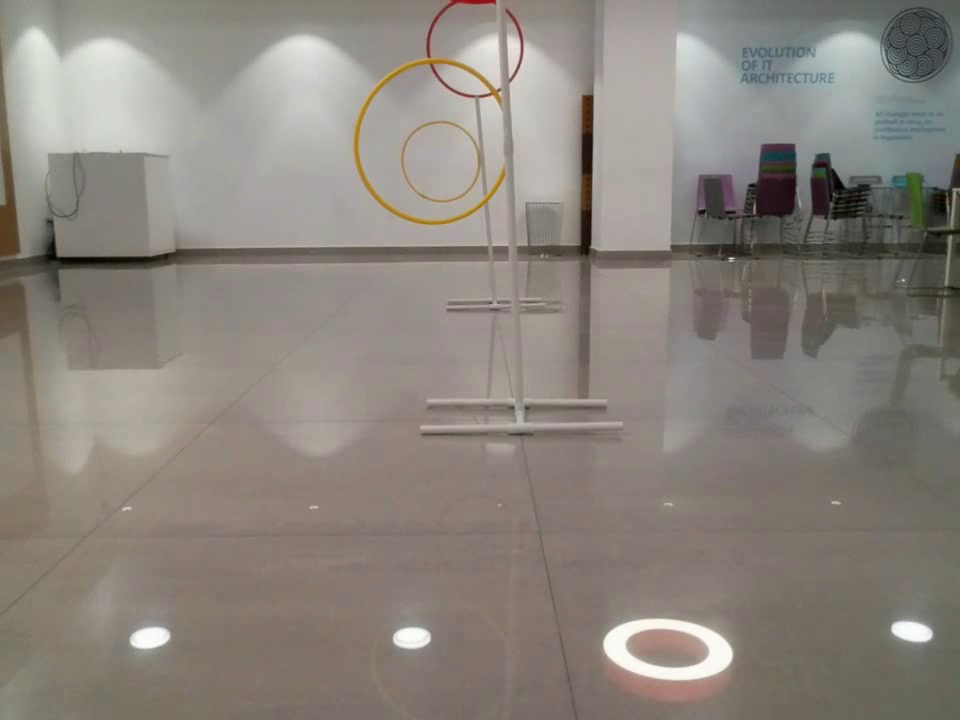
#> input picture frame 26 of data/videos/test_run_20230925_185437.mp4, 960 x 720 px, given in place of scan_wihout_bg_1.mov, which was not available
$ python detector_edge_contour.py
#> lines starting #> are read from the running program, lines starting #| are printed output that depends on the picture; after the words box and inside, x2 and y2 are one past the last pixel; in counts of white or black regions, pixels touching at a corner belong together; long printed decimals are rounded; pictures that were not available may be replaced by others from this repository, and a replacement may not be noted
import cv2
import cv2
import numpy as np
import math

cap = cv2.VideoCapture('./data/videos/drone_scan_360.mov')
cap = cv2.VideoCapture('./data/videos/scan_wihout_bg_1.mov')
#cap = cv2.VideoCapture('./data/videos/scan_2_rinr_angular_1.mov')


fx = 1987.7588924985816
k1 = 0.3683688689823332
k2 = -0.1940751373413739

diameter_red_cms = 56
diameter_yellow_cms = 48

diameter_red_pixel = diameter_red_cms * k1

area_red_cms = math.pi * (diameter_red_cms / 2)**2
area_red_pixel = area_red_cms * k1**2


def reduce_fov(frame, fov_scale=0.5):

    h, w, _ = frame.shape

    new_w = int(w * fov_scale)
    new_h = int(h * fov_scale)

    left = (w - new_w) // 2
    right = left + new_w
    top = (h - new_h) // 2
    bottom = top + new_h

    return frame[top:bottom, left:right]


while cap.isOpened():
    ret, frame = cap.read()
#> frame is the input picture: shape (720, 960, 3); mean B, G, R 125.3, 132.5, 138.7
    if not ret:
        break


    bilateral_filtered_image = cv2.bilateralFilter(frame, 5, 175, 175)
    edge_detected_image = cv2.Canny(bilateral_filtered_image, 75, 200)
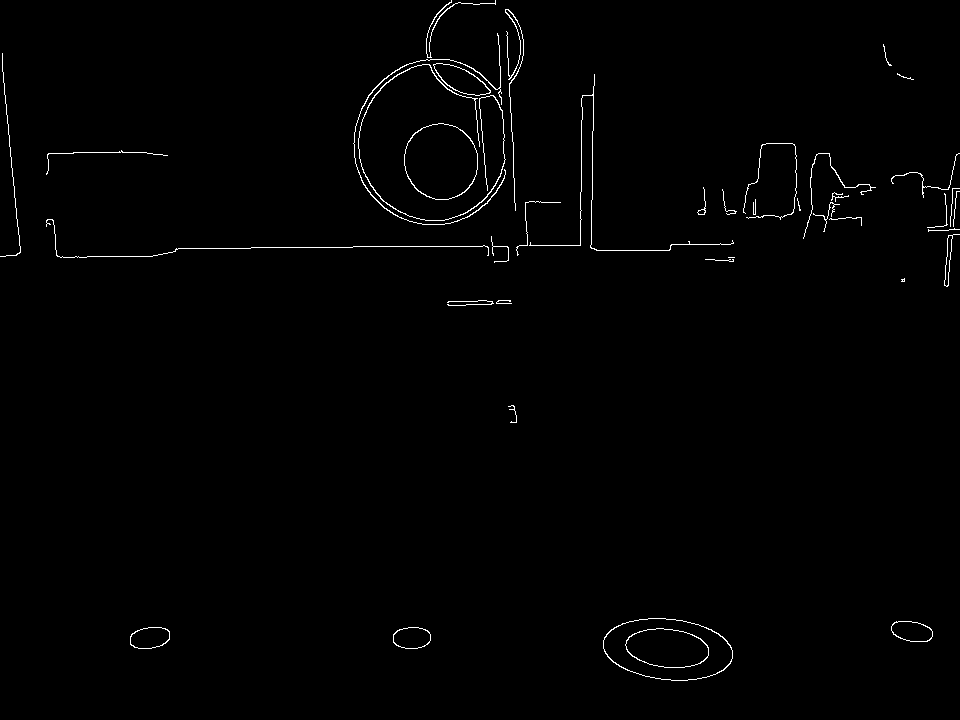
#> edge_detected_image: shape (720, 960); 0.9% white in thin lines or dots

    contours, _ = cv2.findContours(edge_detected_image, cv2.RETR_EXTERNAL, cv2.CHAIN_APPROX_SIMPLE)
#> contours = 39 contours, 26 with area under 20; largest, box (x1, y1, x2, y2) and area: (603, 618, 733, 681) 6213, (404, 123, 478, 200) 4400, (433, 63, 491, 96) 987, (130, 627, 170, 649) 674, (891, 621, 933, 642) 655

    for contour in contours:
        area = cv2.contourArea(contour)
        if area > 400:
            if area_red_pixel < area:
                (x, y), radius = cv2.minEnclosingCircle(contour)
                D_image = 2 * radius
                Z_red = (fx * diameter_red_cms) / D_image
                # Calculate circularity
                perimeter = cv2.arcLength(contour, True)
                if perimeter == 0:
                    circularity = 0
                else:
                    circularity = 4 * math.pi * area / (perimeter**2)
                    if circularity > 0.4:
                        print(f"Distance: {Z_red} Circularity: {circularity}")
                        cv2.drawContours(frame, [contour],  -1, (255, 0, 0), 2)
                        center_color = (0, 0, 0)
                        center_radius = 3
                        cv2.circle(frame, (int(x), int(y)), center_radius, center_color, -1)
#> this loop made 39 passes
#> (area, x, y, radius, D_image, Z_red, perimeter, circularity) on passes 1, 2, 3, 4, 30, 34: (646, 411.5, 638, 18.93, 37.86, 2940.5, 100.8, 0.799), (674.5, 149.5, 637.5, 20.55, 41.11, 2707.7, 105.4, 0.764), (655, 911.5, 631, 21.1, 42.2, 2637.7, 107.6, 0.711), (6213, 667.5, 649, 65.12, 130.2, 854.6, 326.9, 0.73), (4400, 440, 161.6, 38.74, 77.48, 1436.8, 248.8, 0.893), (987, 461.5, 78, 31.75, 63.51, 1752.8, 146.4, 0.579)
#> area on passes 12, 25, 27, 33, 37, 38: 185, 33, 26, 139, 134.5, 38.5
#| Distance: 2940.535 Circularity: 0.7994
#| Distance: 2707.736 Circularity: 0.7636
#| Distance: 2637.653 Circularity: 0.711
#| Distance: 854.622 Circularity: 0.7304
#| Distance: 1436.767 Circularity: 0.8933
#| Distance: 1752.816 Circularity: 0.5789
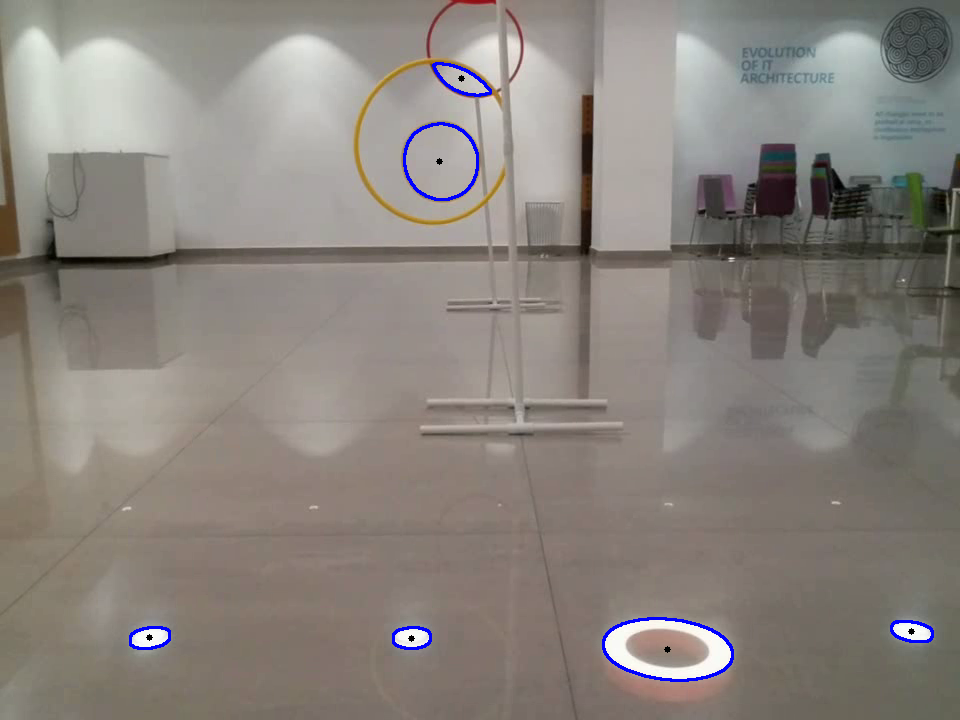
#> frame: shape (720, 960, 3); 0.51% of pixels changed, all inside (x1, y1, x2, y2) = (129, 62, 934, 682)


    cv2.imshow("Hoops", frame)

    if cv2.waitKey(1) & 0xFF == ord('q'):
#> (key q is pressed here)
        break


cap.release()
cv2.destroyAllWindows()

$ run again, starting later in the video
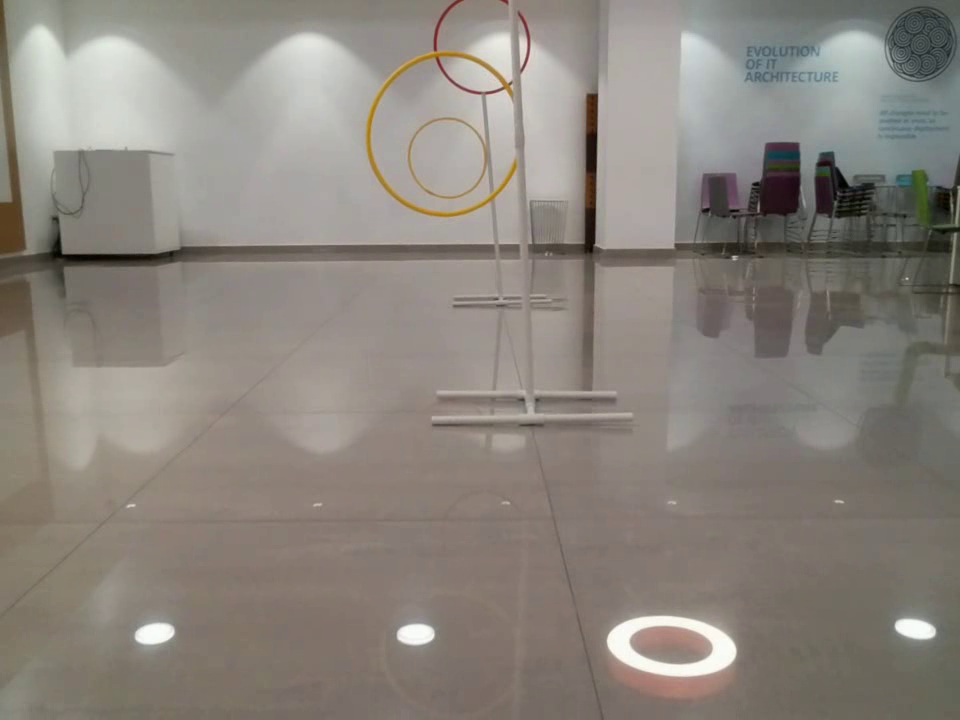
#> input picture frame 118 of data/videos/test_run_20230925_185437.mp4, 960 x 720 px, given in place of scan_wihout_bg_1.mov, which was not available
#> frame is the input picture: shape (720, 960, 3); mean B, G, R 125.2, 132.4, 138.7
#> `edge_detected_image = cv2.Canny(bilateral_filtered_image, 75, 200)`:
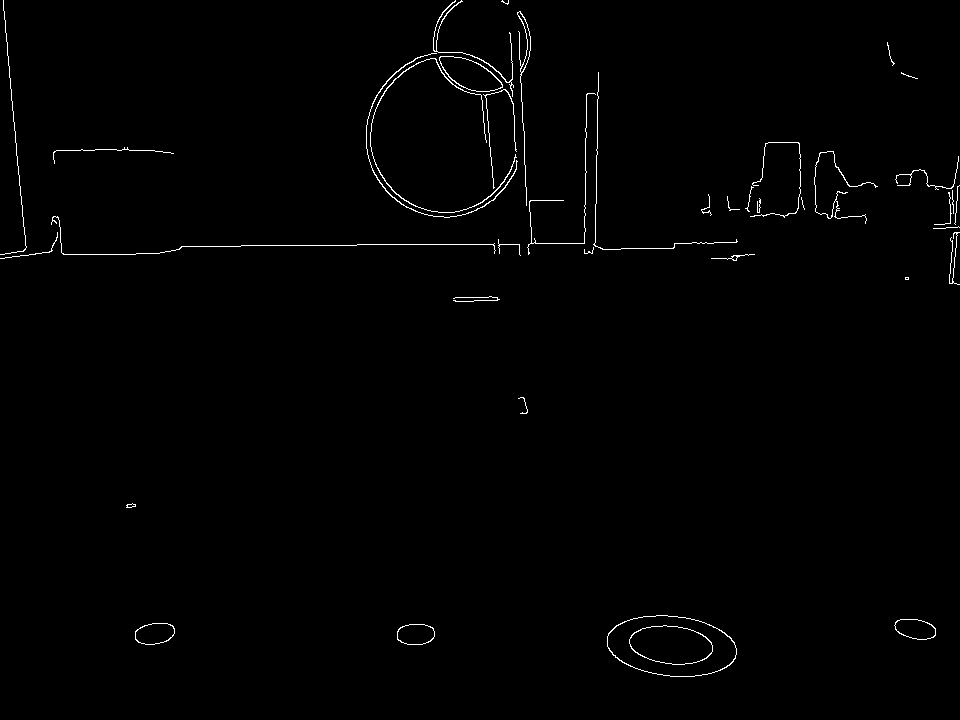
#> edge_detected_image: shape (720, 960); 0.85% white in thin lines or dots
#> contours = 39 contours, 27 with area under 20; largest, box (x1, y1, x2, y2) and area: (607, 615, 737, 677) 6118, (439, 56, 503, 92) 1354, (135, 623, 175, 645) 662, (894, 619, 936, 640) 634, (397, 624, 435, 645) 630
#> the loop `for contour in contours:` made 39 passes
#> (area, x, y, radius, D_image, Z_red, perimeter, circularity) on passes 1, 2, 3, 4, 33: (630.5, 415.5, 635, 18.93, 37.86, 2940.5, 100.5, 0.784), (661.5, 154.5, 633.5, 20.26, 40.52, 2747, 104.2, 0.766), (634, 914.5, 630, 21.1, 42.2, 2637.7, 105.6, 0.714), (6117.5, 671.5, 645, 65.12, 130.2, 854.6, 326.7, 0.72), (1354, 470.5, 72, 34.89, 69.78, 1595.3, 163.2, 0.639)
#> (printed output is left out)
#> after the loop `for contour in contours:`:
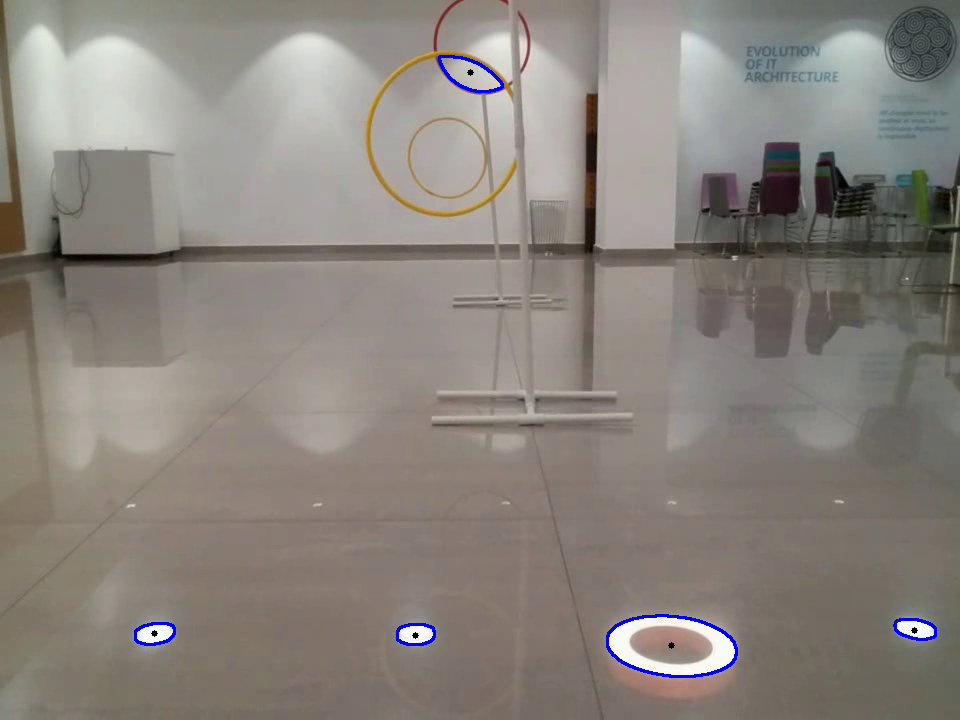
#> frame: shape (720, 960, 3); 0.39% of pixels changed, all inside (x1, y1, x2, y2) = (134, 55, 937, 678)

$ run again, starting later in the video
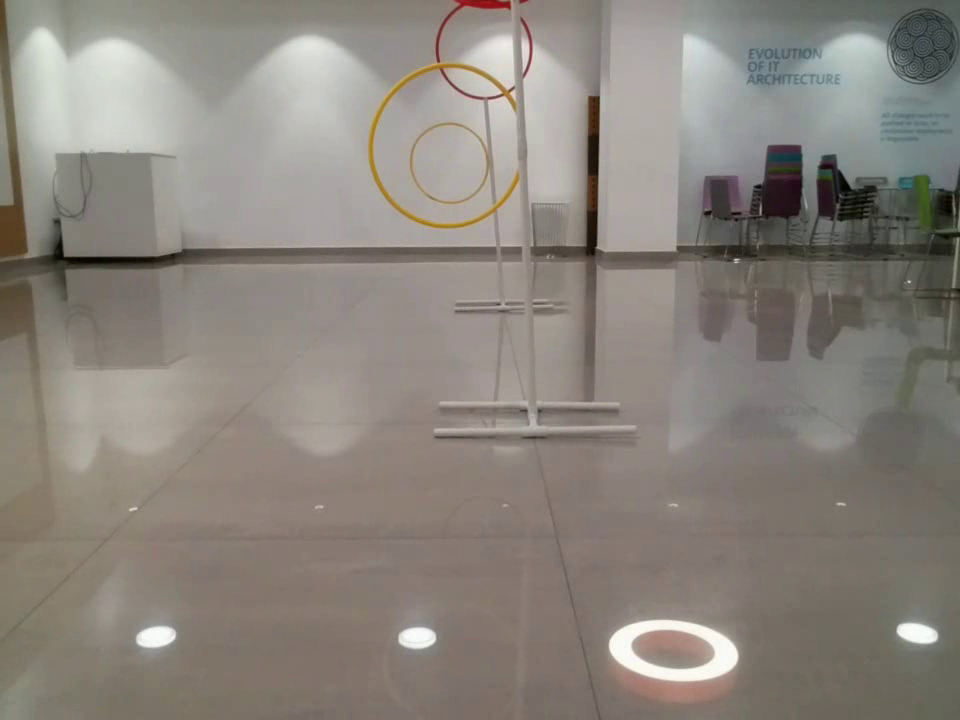
#> input picture frame 211 of data/videos/test_run_20230925_185437.mp4, 960 x 720 px, given in place of scan_wihout_bg_1.mov, which was not available
#> frame is the input picture: shape (720, 960, 3); mean B, G, R 125.2, 132.5, 138.8
#> `edge_detected_image = cv2.Canny(bilateral_filtered_image, 75, 200)`:
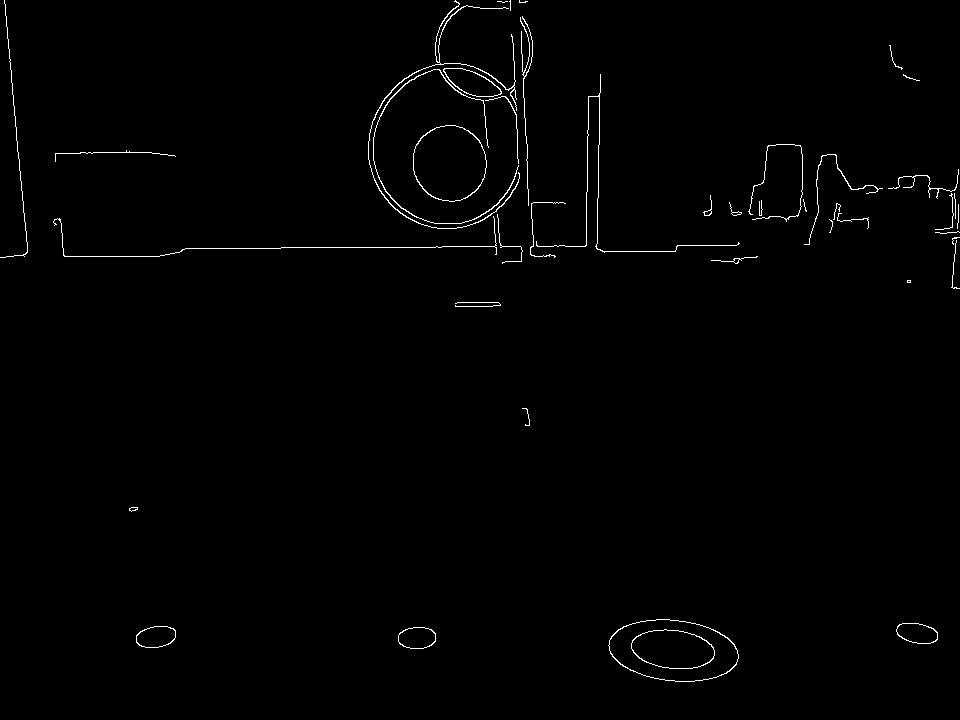
#> edge_detected_image: shape (720, 960); 0.88% white in thin lines or dots
#> contours = 42 contours, 29 with area under 20; largest, box (x1, y1, x2, y2) and area: (608, 619, 739, 682) 6194, (413, 125, 487, 202) 4382, (443, 68, 502, 97) 978, (136, 626, 176, 648) 666, (896, 623, 938, 644) 648
#> the loop `for contour in contours:` made 42 passes
#> (area, x, y, radius, D_image, Z_red, perimeter, circularity) on passes 1, 2, 3, 4, 30, 35: (647, 416.5, 637, 18.93, 37.86, 2940.5, 100.8, 0.801), (666.5, 155.5, 636, 20.4, 40.8, 2728, 104.2, 0.772), (647.5, 916.5, 634, 21.1, 42.2, 2637.7, 106.2, 0.722), (6194.5, 673, 651.5, 65.32, 130.6, 852, 327.2, 0.727), (4382.5, 449.2, 163.1, 38.49, 76.98, 1446.1, 248.2, 0.894), (978, 472, 81, 31.38, 62.77, 1773.4, 143.9, 0.594)
#> (printed output is left out)
#> after the loop `for contour in contours:`:
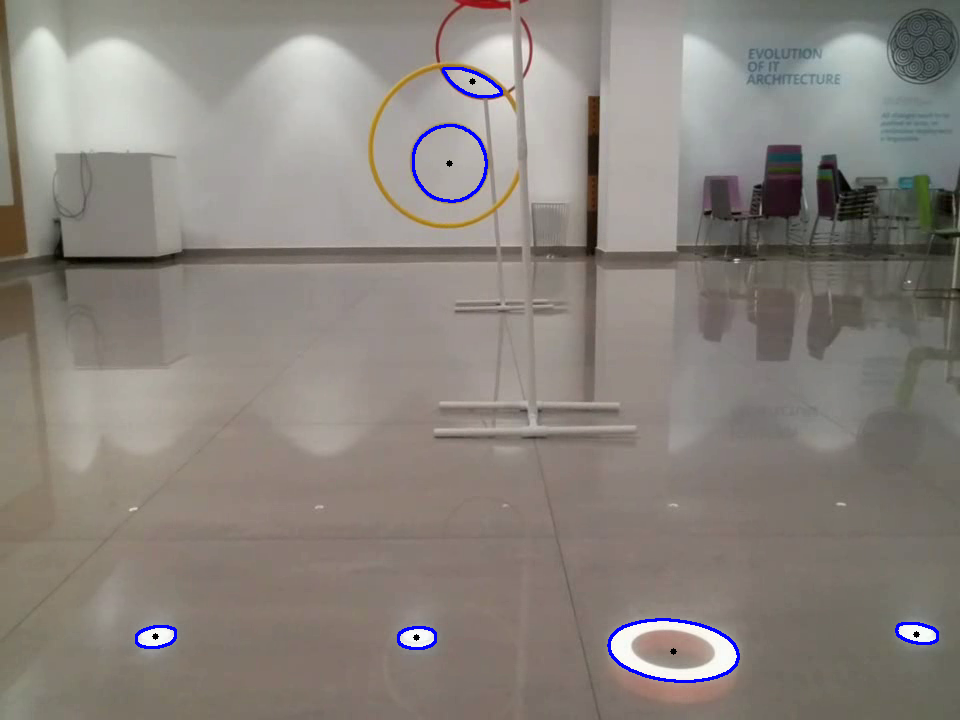
#> frame: shape (720, 960, 3); 0.51% of pixels changed, all inside (x1, y1, x2, y2) = (135, 67, 939, 683)
